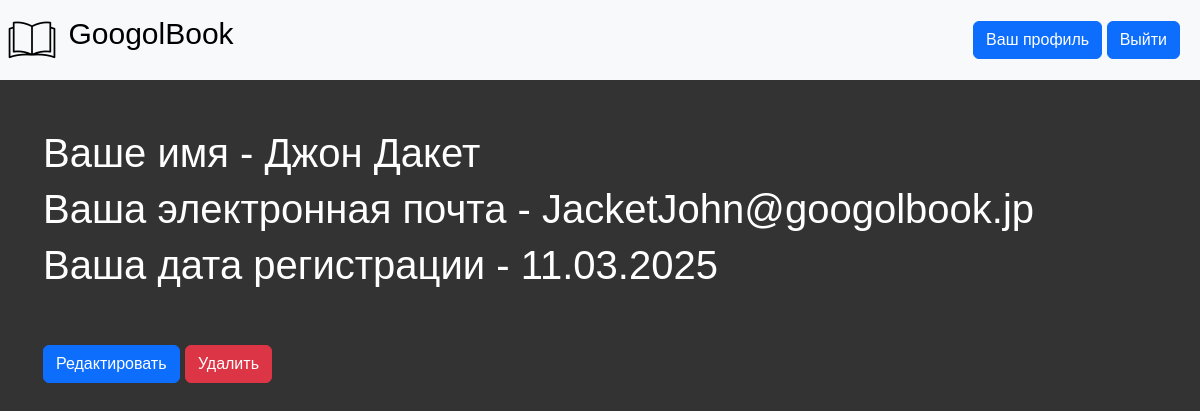
Screenshot of /profile (signed in) with the database file from the repository.
### data/users.py (models this page shows, shortened)
class User(SqlAlchemyBase, UserMixin, SerializerMixin):
    __tablename__ = 'users'
    id = sqlalchemy.Column(sqlalchemy.Integer,
                           primary_key=True, autoincrement=True)
    name = sqlalchemy.Column(sqlalchemy.String, nullable=True)
    email = sqlalchemy.Column(
        sqlalchemy.String, index=True, unique=True, nullable=True)
    hashed_password = sqlalchemy.Column(sqlalchemy.String, nullable=True)
    created_date = sqlalchemy.Column(sqlalchemy.DateTime,
                                     default=datetime.datetime.now)

### main.py (the view)
@app.route('/profile', methods=['GET', 'POST'])
@login_required
def myprofile():
    db_sess = db_session.create_session()
    user = db_sess.query(User).filter(User.id == current_user.id).first()
    if not user:
        abort(404)
    return render_template('profile.html', user=user)

### data/db_session.py (called while the page is built)
def create_session() -> Session:
    global __factory
    return __factory()

### main.py (called while the page is built)
@login_manager.user_loader
def load_user(user_id):
    db_sess = db_session.create_session()
    return db_sess.query(User).get(user_id)

### templates/profile.html (shortened to what this page needs)
{% extends "base.html" %}
{% block content %}
<link rel="stylesheet" href="{{ url_for('static', filename='css/styles.css') }}">
<table>
    <tbody>
        <tr class='item'>
            <td>
                <br />
                <br />
                <h1>Ваше имя - {{ user.name }}</h1>
                <h1>Ваша электронная почта - {{ user.email }}</h1>
                <h1>Ваша дата регистрации - {{ user.created_date.strftime("%d.%m.%Y") }}</h1>
                <br />
                <br />
                <big><a class="btn btn-primary" href="/edit">Редактировать</a>
                    <a class="btn btn-danger" href="/deleteaccount ">Удалить</a></big>
            </td>
        </tr>
    </tbody>
</table>
{% endblock %}

### static/css/styles.css (style rules this page uses)
body { background-color: #333; color: white; font-family: Arial, sans-serif; }

### rows the page displays
User: name "Джон Дакет", email "JacketJohn@googolbook.jp", created_date "11.03.2025"
